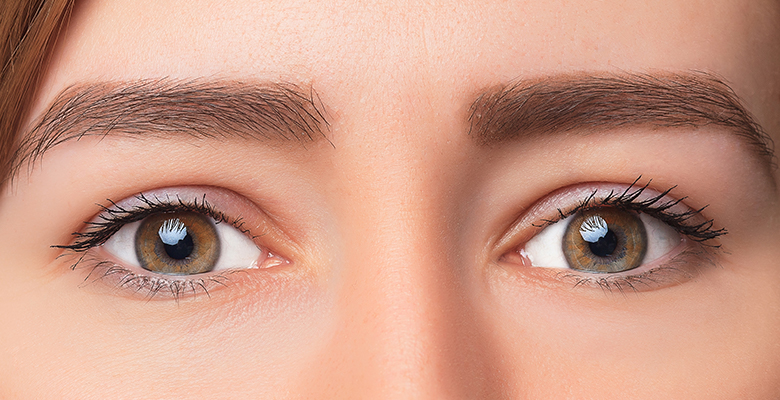
#> input picture hw4/hog/eyes.jpg, 780 x 400 px
$ python -i helpful_tools.py   (imports and definitions only)
#> lines starting #> are read from the running program, lines starting #| are printed output that depends on the picture; after the words box and inside, x2 and y2 are one past the last pixel; in counts of white or black regions, pixels touching at a corner belong together
import numpy as np
import cv2
import matplotlib.pyplot as plt
import numpy as np
from skimage import feature
import random
from scipy.ndimage import affine_transform


class Object:
    # [49 lines left out: functions __init__, plot_transform_result, plot_one_image, not called in this run]


### Спектральный анализ

def distance(point1, point2):
    return np.sqrt((point1[0] - point2[0]) ** 2 + (point1[1] - point2[1]) ** 2)


# [115 lines left out: functions idealFilterLP, idealFilterHP, remove_LF_IF, remove_HF_IF, butterworthLP, butterworthHP and 2 more, not called in this run]


def gaussianLP(D0, img_size):
    base = np.zeros(img_size[:2])
    rows, cols = img_size[:2]
    center = (rows / 2, cols / 2)

    for x in range(cols):
        for y in range(rows):
            base[y, x] = np.exp(((-distance((y, x), center) ** 2) / (2 * (D0 ** 2))))

    return base


# [10 lines left out: function gaussianHP, not called in this run]


def remove_LF_GF(img, delta, view=False):
    original = np.fft.fft2(img)
    center = np.fft.fftshift(original)

    LowPassCenter = center * gaussianLP(delta, img.shape)
    LowPass = np.fft.ifftshift(LowPassCenter)
    inverse_LowPass = np.fft.ifft2(LowPass)
    inverse_LowPass_abs = np.abs(inverse_LowPass)

    if view:
        plt.imshow(inverse_LowPass_abs)
        plt.show()

    return inverse_LowPass_abs


# [14 lines left out: function remove_HF_GF, not called in this run]


### Морфологические трансформации

def dilation(img, kernel_h, kernel_w, view=False):
    kernel = np.ones((kernel_h, kernel_w), np.uint8)
    dilation = cv2.dilate(img, kernel, iterations=1)

    if view:
        plt.imshow(dilation)
        plt.show()

    return dilation


def erosion(img, kernel_h, kernel_w, view=False):
    kernel = np.ones((kernel_h, kernel_w), np.uint8)
    erosion = cv2.erode(img, kernel, iterations=1)

    if view:
        plt.imshow(erosion)
        plt.show()

    return erosion


def opening(img, kernel_h, kernel_w, view=False):
    kernel = np.ones((kernel_h, kernel_w), np.uint8)
    opening = cv2.morphologyEx(img, cv2.MORPH_OPEN, kernel)

    if view:
        plt.imshow(opening)
        plt.show()

    return opening


# [20 lines left out: functions closing, gradient, not called in this run]


### Поиск границ

def get_border(img, sigma, view=False):
    edges = feature.canny(img, sigma)
    edges = edges.astype(float)

    if view:
        plt.imshow(edges)
        plt.show()

    return edges


def get_contur(img, contur_len, scale = 0.15, view=False):
    laplac = cv2.Laplacian(img, cv2.THRESH_BINARY, scale, ksize=5)
    contours, hierarchy = cv2.findContours(laplac, cv2.RETR_LIST, cv2.CHAIN_APPROX_SIMPLE)

    new_contours = []

    for cnt in contours:
        if cnt.shape[0] > contur_len:
            new_contours.append(cnt)

    #     Также найдём крайние точки
    # for point in cnt

    img_cont = img

    cv2.drawContours(img_cont, new_contours, -1, (255, 0, 0), 3)


    if view:
        plot_one_image(img_cont)

    return img_cont


def get_contur_aprox(img, contur_len, epsilon_coeff, scale = 0.15, view=False):
    laplac = cv2.Laplacian(img, cv2.THRESH_BINARY, scale, ksize=5)
    contours, hierarchy = cv2.findContours(laplac, cv2.RETR_LIST, cv2.CHAIN_APPROX_SIMPLE)

    new_contours = []
    # max_l = contours[0].shape[0]

    for cnt in contours:
        if cnt.shape[0]>contur_len:
            contur_len = cnt.shape[0]

            epsilon = epsilon_coeff * cv2.arcLength(cnt, True)
            approx = cv2.approxPolyDP(cnt, epsilon, True)

            new_contours.append(approx)

    img_cont = img
    cv2.drawContours(img_cont, new_contours, -1, (255, 0, 0), 3)

    if view:
        plot_one_image(img_cont)

    # img_cont = img_cont*255
    return img_cont


# Ищет крайние пиксели объекта
# [10 lines left out: function get_extreme_pxls_line, not called in this run]


def get_not_null_pxls_line(line):
    new_line=[False]
    first_pxl = -1
    last_pxl = -1
    not_null = []
    for i, pxl in enumerate(line):

        if (pxl == 255):
            not_null.append(i)

    return not_null


# Ищет координаты начала(x), конца(x), боковых сторон(y) по отрисованной
# в чб копии нашего объекта
# [59 lines left out: functions get_obj, draw_frame, not called in this run]


### Получение масок

# Подал строку с контурами - получил закрашенную строку
def get_mask_line(line):

    new_mask = [0]*len(line)

    nn_line = get_not_null_pxls_line(line)

    # new_mask[0: nn_line[0]] = 0

    count_in = 0
    flag = True

    pair = []
    in_out = []

    for i in range(0, len(nn_line)):

        if (nn_line[i] - nn_line[i-1] > 1):
            pair.append(nn_line[i-1])

        if len(pair) == 2:
            in_out.append(pair)
            pair = []

        if (nn_line[i] != nn_line[i-1]+1) or (i==(len(nn_line)-1)) or (i==0):
            pair.append(nn_line[i])

        if len(pair) == 2:
            in_out.append(pair)
            pair = []

    in_out_fin = []
    pair = []

    if len(in_out)%2 == 0:

        for i in range(len(in_out)):
            if i%2 == 0:
                pair.append(in_out[i][0])
            if i%2 == 1:
                pair.append(in_out[i][1])
            if len(pair) == 2:
                in_out_fin.append(pair)
                pair = []

    if len(in_out)%2 == 1:

        for i in range(len(in_out)):
            if i%2 == 0:
                pair.append(in_out[i][0])
            if i%2 == 1:
                pair.append(in_out[i][1])
                in_out_fin.append(pair)
                pair = []
                pair.append(in_out[i][0])

            if len(pair) == 2:
                in_out_fin.append(pair)
                pair = []

    return in_out_fin

def get_mask_contur(contur, delta):
    for str in range(len(contur)):

        mask_line = get_mask_line(contur[str])
        for rng in mask_line:
            contur[str][rng[0]-delta:rng[1]+delta] = 255

            # if str+delta<len(contur):
            contur[str-delta:str+delta][rng[0]:rng[1]] = 255

    return contur


# Функция конкретно чтобы вырезать изображение хвоста из чёрно-белого
# Путём шаманства с подбором коэффициентов находим хорошие параметры
# для обнаружения большей части хвостов
def get_whale_mask(img):
    mod_img = remove_LF_GF(img, 26)
    edges = get_border(mod_img, 15.8)

    contur = get_contur(edges, 850, scale=0.25, view=False)
    contur = get_contur_aprox(edges, 850, 0.0037, scale=0.25, view=False)

    mod_contur = erosion(contur, 2, 2)
    mod_contur = dilation(mod_contur, 30, 53)
    mod_contur = erosion(mod_contur, 30, 22, False)

    img_mask = get_mask_contur(mod_contur, 10)
    img_mask = opening(img_mask, 55, 55, False)

    return img_mask


### Нормировка изображения

# [73 lines left out: functions build_transform, read_cropped_image, not called in this run]

>>> import cv2
>>> picture = cv2.imread('hog/eyes.jpg', cv2.IMREAD_GRAYSCALE)
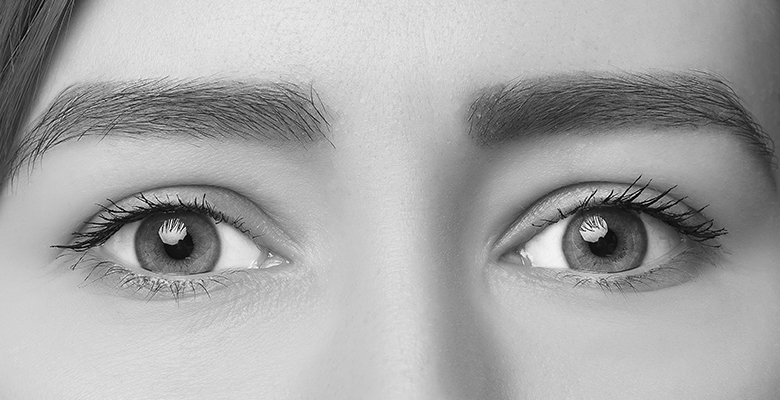
#> picture: shape (400, 780); min 0, max 255, mean 167
>>> result = get_whale_mask(picture)
#> in remove_LF_GF, `inverse_LowPass_abs = np.abs(inverse_LowPass)`:
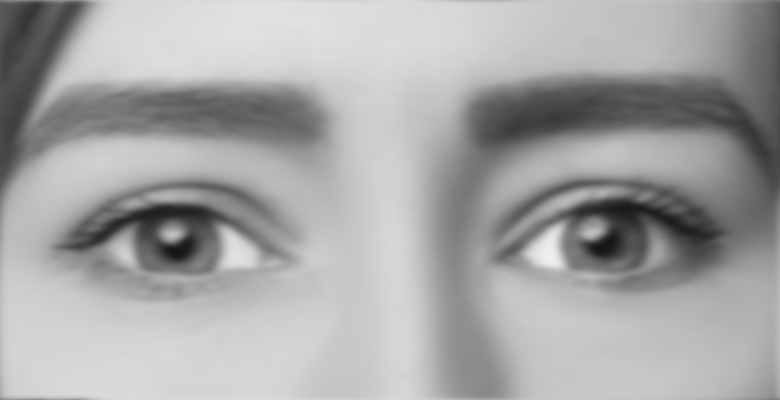
#> inverse_LowPass_abs: shape (400, 780) float64; min 22.01, max 239.1, mean 167
#> in get_border, `edges = feature.canny(img, sigma)`:
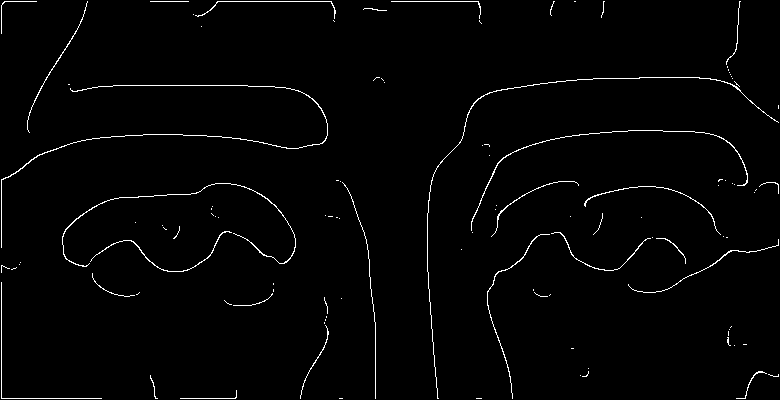
#> edges: shape (400, 780) bool; 1.7% white in thin lines or dots
#> in get_border, `edges = edges.astype(float)`: edges: shape (400, 780) float64; values 0 (black) and 1 (white), 1.7% white in thin lines or dots
#> in get_contur, `laplac = cv2.Laplacian(img, cv2.THRESH_BINARY, scale, ksize=5)`:
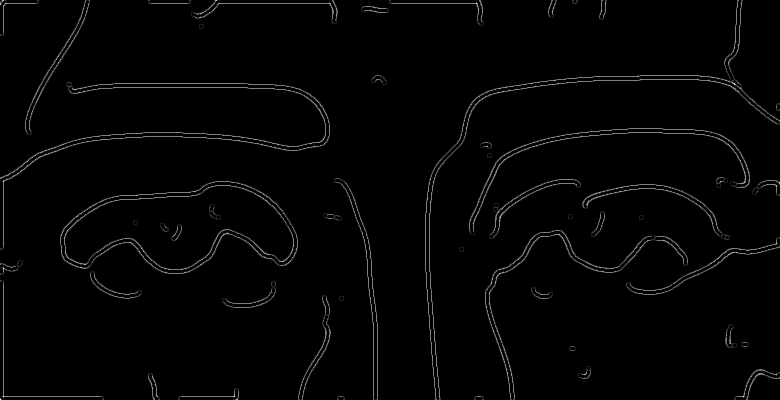
#> laplac: shape (400, 780); min 0, max 32, mean 0.5; drawn with min black and max white
#> in get_contur, `contours, hierarchy = cv2.findContours(laplac, cv2.RETR_LIST, cv2.CHAI..`: contours = 112 contours, 48 with area under 20; largest, box (x1, y1, x2, y2) and area: (60, 181, 298, 274) 14410, (60, 181, 298, 274) 13778, (63, 185, 295, 271) 11850, (64, 185, 294, 270) 11240, (469, 128, 750, 235) 1886
#> the loop in get_contur, `for cnt in contours:` made 112 passes
#> cnt on passes 1, 2, 3, 6, 14, 17, 21, 33, 37, 38, 49, 53: [[743, 399]], [[3, 399]], [[0, 398], [0, 399], [1, 399]], [[0, 396]], [[569, 346], [569, 350], [575, 350], [575, 346]], [[741, 342], [741, 346], [748, 346], [748, 342]], [[339, 296], [339, 300], [343, 300], [343, 296]], [[0, 267]], [[459, 247], [459, 251], [463, 251], [463, 247]], [[779, 243]], [[133, 220], [133, 224], [137, 224], [137, 220]], [[639, 215], [639, 219], [643, 219], [643, 215]]
#> after the loop in get_contur, `for cnt in contours:`: new_contours = []
#> the loop in get_contur_aprox, `for cnt in contours:` made 112 passes
#> after the loop in get_contur_aprox, `for cnt in contours:`: contur_len = 850; new_contours = []
#> in erosion, `erosion = cv2.erode(img, kernel, iterations=1)`:
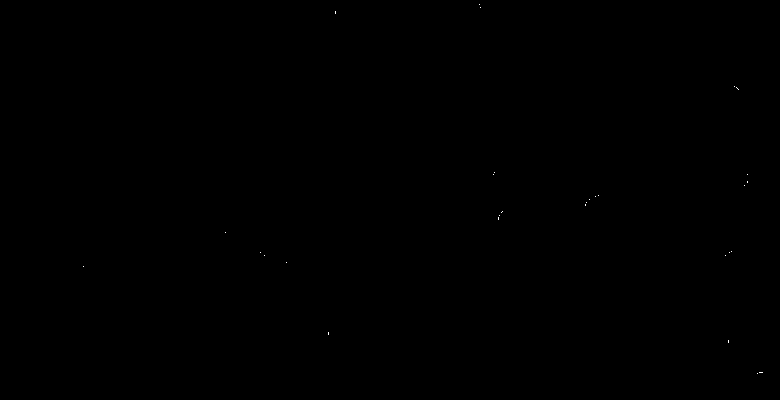
#> erosion: shape (400, 780) float64; values 0 (black) and 1 (white), 0.01% white in thin lines or dots, all inside (x1, y1, x2, y2) = (83, 4, 763, 374)
#> in dilation, `dilation = cv2.dilate(img, kernel, iterations=1)`:
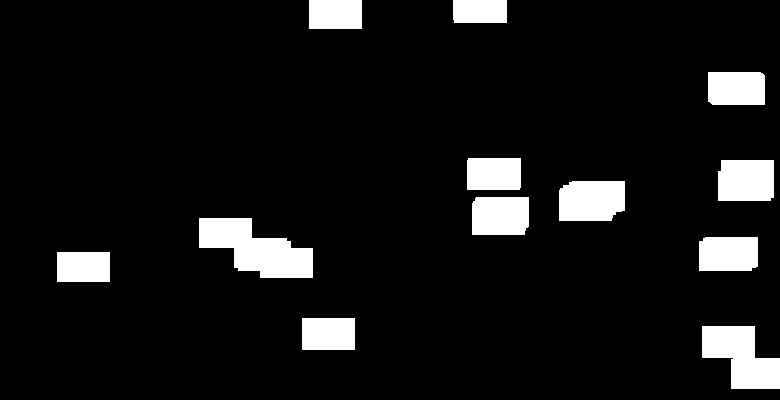
#> dilation: shape (400, 780) float64; values 0 (black) and 1 (white), 8.3% white; 12 white regions, largest, box (x1, y1, x2, y2) and area: (199, 218, 313, 278) 4144, (702, 326, 780, 389) 3213, (559, 181, 625, 221) 2478
#> call 2 of erosion, with kernel_h = 30, kernel_w = 22, view = False
#> in erosion (call 2), `erosion = cv2.erode(img, kernel, iterations=1)`:
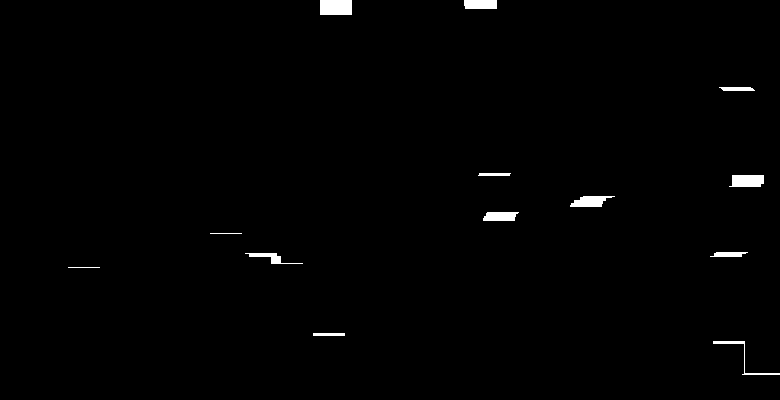
#> erosion: shape (400, 780) float64; values 0 (black) and 1 (white), 0.87% white; 13 white regions, largest, box (x1, y1, x2, y2) and area: (320, 0, 352, 15) 480, (729, 175, 764, 187) 378, (570, 196, 615, 207) 333
#> in opening, `opening = cv2.morphologyEx(img, cv2.MORPH_OPEN, kernel)`: opening: shape (400, 780) float64; every value is 0
